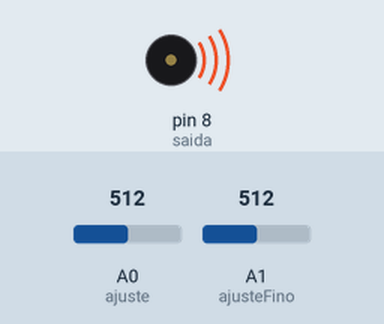
This sketch was run on a simulated Arduino Uno, built with avr-gcc and run on an emulated ATmega328P. On the bench: buzzer (waves = sounding). The inputs (shaded band) are chosen by the test bench; at power-on: A0 (ajuste) = 512, A1 (ajusteFino) = 512.

Above: at 0.1 s.
Timing chart, 0 to 1.6 s (numbered marks = the images above):
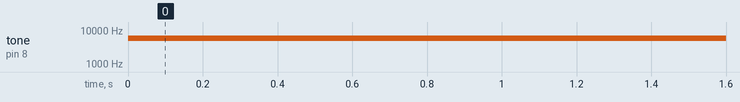

The sketch:

GeradorOndaQuadrada.ino
```cpp
/*

          O objetivo deste programa é gerar uma onda quadrada e, através de dois potenciômetros, variar a frequencia deste sinal.

          Na simulação o circuito e o programa funcionaram perfeitamente.

*/

// Mapeamento de hardware
#define ajuste A0
#define ajusteFino A1
#define saida 8

// Variáveis auxiliares
int freq;

void setup() {

    pinMode(ajuste, INPUT);
    pinMode(ajusteFino, INPUT);
    pinMode(saida, INPUT);
} // end void setup

void loop() {

    freq = ((analogRead(ajuste)*10) + analogRead(ajusteFino));

    tone(saida, freq);
} // end void loop
```

Measured:
- by itself, tone on pin 8 (saida): silent → 5632 Hz at 0.00 s
